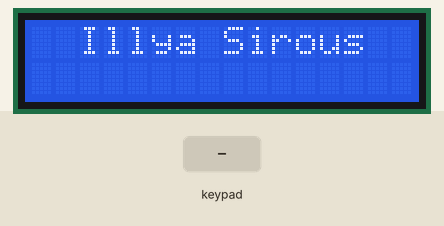
This sketch was run on a simulated Arduino Uno, built with avr-gcc and run on an emulated ATmega328P. On the bench: 16×2 character LCD. The test bench sets the inputs (shaded band).

Above: at 3.2 s.
At 9.4 s:
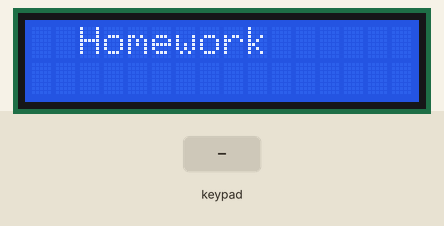
13.6 s: keypad keys 7 + 5 = pressed 0.4 s apart
At 15.2 s:
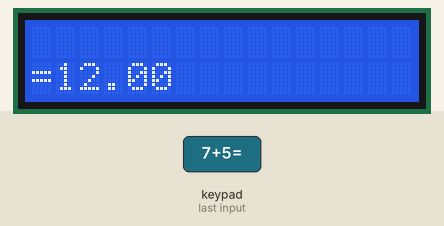
16.7 s: key '/' pressed
18.2 s: key 'C' pressed
At 19.3 s:
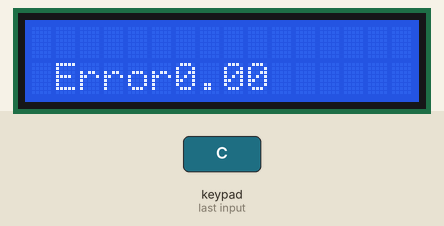
19.7 s: keypad keys 7 6 5 4 * pressed 0.4 s apart
At 22.6 s:
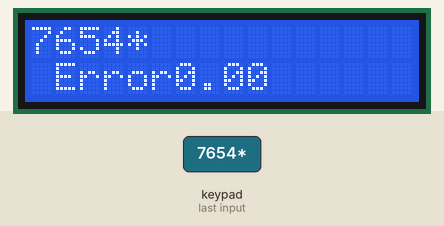
Timing chart, 0 to 24.1 s (numbered marks = the images above; inputs shaded):
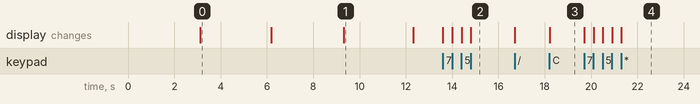

The sketch:

sketch_jan02a_rev_b_calculator.ino
```cpp
#include <LiquidCrystal.h>
#include <Keypad.h>


// initialize the library by associating any needed LCD interface pin
// with the arduino pin number it is connected to
const int rs = 13, en = 12, d4 = 11, d5 = 10, d6 = 9, d7 = 8;
LiquidCrystal lcd(rs, en, d4, d5, d6, d7);

//LiquidCrystal lcd(13, 12, 11, 10, 9, 8);//подключаем дисплей

long first = 0;
long second = 0;
double total = 0;
int posit = 0 ;
char customKey;
const byte ROWS = 4;
const byte COLS = 4;

char keys[ROWS][COLS] = {
  {'1','2','3','/'},
  {'4','5','6','*'},
  {'7','8','9','-'},
  {'C','0','=','+'}
};
byte rowPins[ROWS] = {7 ,6 ,5 ,4};
byte colPins[COLS] = {3, 2, 1, 0};

Keypad customKeypad = Keypad( makeKeymap(keys), rowPins, colPins, ROWS, COLS); // class Keypad instance initialization

void setup(){
  lcd.begin(16,2);
  lcd.setCursor(2,0);
  lcd.print(" Made by");//пишем создателя проекта
  delay(3000);//пауза
  lcd.begin(16,2);
  lcd.setCursor(2,0);
  lcd.print("Illya Sirous");//пишем создателя проекта
  delay(3000);//ожидаем 3 секунды
  lcd.begin(16,2);
  lcd.setCursor(2,0);
  lcd.print("Calculator");//пишем слово калькулятор
  delay(3000);//ожидаем 3 секунды
  lcd.begin(16,2);
  lcd.begin(16,2);
  lcd.print("  Homework");//пишу то что это д/з
  delay(3000);//ожидаем 3 секунды
  lcd.clear(); //очистка экрана
 }
void loop()
{

  customKey = customKeypad.getKey();
  switch(customKey)
  {
  case '0' ... '9':
    lcd.setCursor(0,0);
    first = first * 10 + (customKey - '0');
    lcd.print(first);
    posit++;
    break;

  case '+':
    first = (total != 0 ? total : first);
    lcd.setCursor(posit,0);
    lcd.print("+");
    posit++;
    second = SecondNumber();
    total = first + second;
    lcd.setCursor(1,1);
    lcd.print(total);
    first = 0, second = 0;
    posit=0;
    break;

  case '-':
    first = (total != 0 ? total : first);
    lcd.setCursor(posit,0);
    lcd.print("-");
    posit++;
    second = SecondNumber();
    total = first - second;
    lcd.setCursor(1,1);
    lcd.print(total);
    first = 0, second = 0;
    posit=0;
    break;

  case '*':
    first = (total != 0 ? total : first);
    lcd.setCursor(posit,0);
    lcd.print("*");
    posit++;
    second = SecondNumber();
    total = first * second;
    lcd.setCursor(1,1);
    lcd.print(total);
    first = 0, second = 0;
    posit=0;
    break;

  case '/':
    first = (total != 0 ? total : first);
    lcd.setCursor(posit,0);
    lcd.print("/");
    posit++;
    second = SecondNumber();
    lcd.setCursor(1,1);

    second == 0 ? lcd.print("Error") : total = (float)first / (float)second;

    lcd.print(total);
    first = 0, second = 0;
    posit=0;
    break;

  case 'C':
    total = 0;
    first = 0;
    second = 0;
    posit = 0;
    lcd.clear();
    break;
  }

}

long SecondNumber()
{
  while( 1 )
  {
    customKey = customKeypad.getKey();
    if(customKey >= '0' && customKey <= '9')
    {
      second = second * 10 + (customKey - '0');
      lcd.setCursor(posit,0);
      lcd.print(second);
    }
    if(customKey == 'C') {
      total = 0;
      first = 0;
      second = 0;
      posit = 0;
      lcd.clear();
      break;
    }

    if(customKey == '='){
      lcd.setCursor(0,1);
          lcd.print("=");

      posit = total;
      lcd.clear();
   lcd.setCursor(0,1);
          lcd.print("=");
      break;
    }
  }
 return second;
 }
```

Measured:
- after the input at 13.6 s, the display: first changes at once (image 2 shows a later state)
- after the input at 18.2 s, the display: changes at once (image 3)
- after the input at 19.7 s, the display: first changes at once (image 4 shows a later state)
- what the display in image 0 shows lasts 3.1 s, from 3.1 s to 6.2 s
- what the display in image 1 shows lasts 3.0 s, from 9.3 s to 12.3 s
